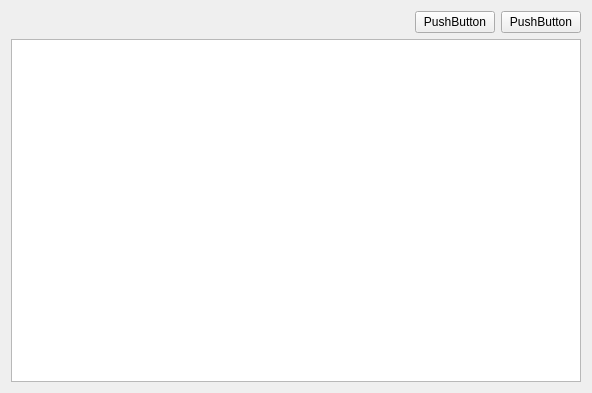
<?xml version="1.0" encoding="UTF-8"?>
<ui version="4.0">
 <class>Widget</class>
 <widget class="QWidget" name="Widget">
  <property name="geometry">
   <rect>
    <x>0</x>
    <y>0</y>
    <width>592</width>
    <height>393</height>
   </rect>
  </property>
  <property name="windowTitle">
   <string>Widget</string>
  </property>
  <layout class="QVBoxLayout" name="verticalLayout">
   <item>
    <layout class="QHBoxLayout" name="horizontalLayout">
     <item>
      <spacer name="horizontalSpacer">
       <property name="orientation">
        <enum>Qt::Horizontal</enum>
       </property>
       <property name="sizeHint" stdset="0">
        <size>
         <width>40</width>
         <height>20</height>
        </size>
       </property>
      </spacer>
     </item>
     <item>
      <widget class="QPushButton" name="pushButton">
       <property name="text">
        <string>PushButton</string>
       </property>
      </widget>
     </item>
     <item>
      <widget class="QPushButton" name="pushButton_2">
       <property name="text">
        <string>PushButton</string>
       </property>
      </widget>
     </item>
    </layout>
   </item>
   <item>
    <widget class="QGraphicsView" name="graphicsView"/>
   </item>
  </layout>
 </widget>
 <resources/>
 <connections/>
</ui>
